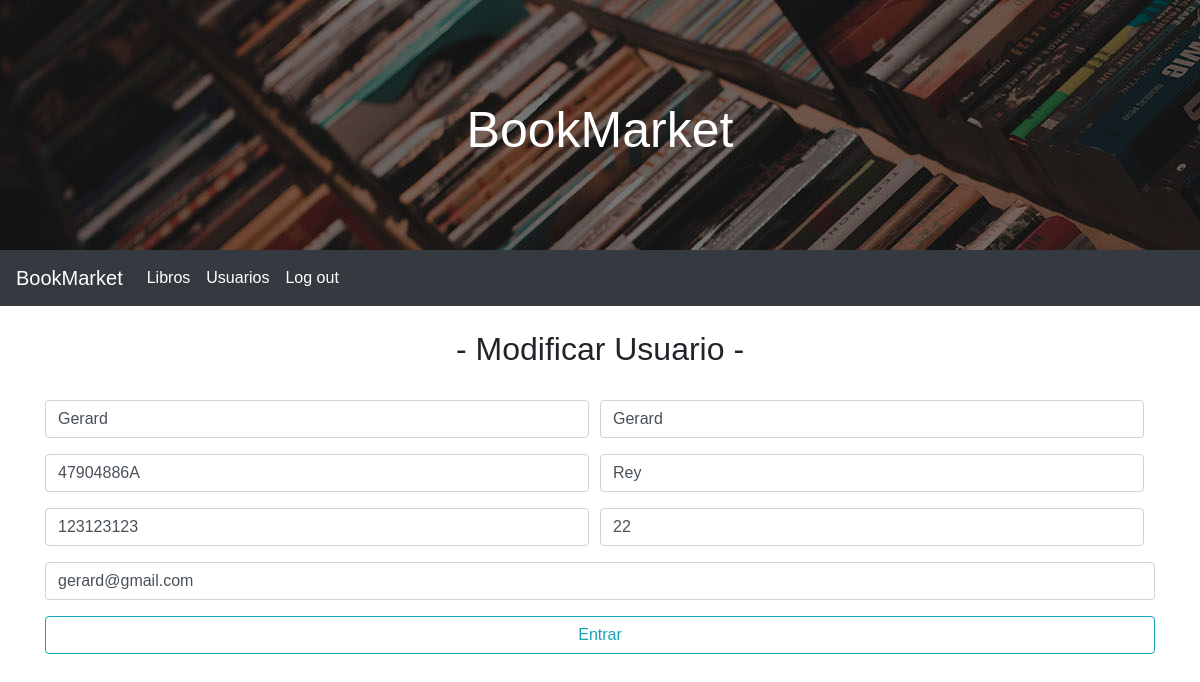
The app's page /administrador/usuarios-administrador/modificar/principal.php?id=16 (signed in) with its own data.
### tables this page shows
CREATE TABLE `usuarios` (
  `id` bigint(20) UNSIGNED NOT NULL,
  `dni` varchar(9) NOT NULL,
  `nombre` varchar(50) NOT NULL,
  `edad` int(2) NOT NULL,
  `correo` varchar(50) NOT NULL,
  `nickname` varchar(15) NOT NULL,
  `passwd` varchar(15) NOT NULL,
  `apellidos` varchar(30) NOT NULL,
  `telefono` int(9) NOT NULL,
  `passwd1` varchar(15) NOT NULL,
  `usuario` tinyint(1) NOT NULL
);

### administrador/usuarios-administrador/modificar/principal.php (called while the page is built)
<?php
require_once("./modificar-usuario-admin.php");
$id=$_GET['id'];
	$objUsuario = new modificar_usuario;
	$objUsuario->llamar_bbdd($id);
?>

### administrador/usuarios-administrador/modificar/modificar-usuario-admin.php (the view, shortened to what this page needs)
<html>
<head>
	<link href="./../../style/admin-style.css" rel="stylesheet" type="text/css">
	<link rel="stylesheet" href="https://stackpath.bootstrapcdn.com/bootstrap/4.3.1/css/bootstrap.min.css"
>
</head>
<body>
	<header class="header">
		<h1 class="h1"> BookMarket </h1>
	</header>
	<nav class="navbar navbar-expand-lg navbar-light bg-dark">
		<a class="navbar-brand text-white" href="./../usuarios-administrador.php">BookMarket</a>
		<div class="collapse navbar-collapse" id="navbarTogglerDemo03">
		  <ul class="navbar-nav mr-auto mt-2 mt-lg-0">
			<li class="nav-item">
				<a class="nav-link text-white" href="./../../libros-administrador/libros-administrador.php">Libros</a>
			</li>
			<li class="nav-item">
				<a class="nav-link text-white" href="./../../usuarios-administrador/usuarios-administrador.php">Usuarios</a>
			</li>
			<li class="nav-item">
				<a class="nav-link text-white" type="button" data-toggle="modal" data-target="#desconexion"
				onclick="funcionAlerta()">Log out</a>
			</li>
		  </ul>
		</div>
	</nav>
	<br>
	<h2 class="text-center">- Modificar Usuario -</h2>
    <br>
    <?php
        class modificar_usuario {
            function llamar_bbdd($id) {
            $servidor = "localhost";
            $usuario_bd = "root";
            $contrasena = "";
            $bd = "test";
            $con = mysqli_connect($servidor, $usuario_bd, $contrasena, $bd);
            if (!$con) {
				die("Con se ha podido realizar la conexión: " . mysqli_connect_error() . "<br>");
            } else {
                mysqli_set_charset($con, "utf8");
            }
            $instruccion = "SELECT * FROM usuarios WHERE id='$id'";
            $resultado = mysqli_query($con, $instruccion);
            while($fila = $resultado->fetch_assoc()) {
                $id = $fila["id"];
                $dni = $fila["dni"];
                $nombre = $fila["nombre"];
                $apellidos = $fila["apellidos"];
                $edad = $fila["edad"];
                $telefono = $fila["telefono"];
                $nickname = $fila["nickname"];
                $correo = $fila["correo"];
            echo "<form action='./principal-modificacion.php?id=$id' method='post' class='container'>
				<div class='col-left'>
					<div class='form-group'>
						<input type='text' class='form-control' id='exampleInputNickname' name='nickname' value='".$nickname."' placeholder='Nickname'>
					</div>
					<div class='form-group'>
						<input type='text' class='form-control' id='exampleInputDni' name='dni' value='".$dni."' placeholder='DNI'>
					</div>
					<div class='form-group'>
						<input type='tel' step='any' class='form-control' id='exampleInputTelefono' name='telefono' value='".$telefono."' placeholder='Telefono'>
					</div>
				</div>
				<div class='col-right'>
					<div class='form-group'>
						<input type='text' class='form-control' id='exampleInputNombre' name='nombre' value='".$nombre."' placeholder='Nombre'>
					</div>
					<div class='form-group'>
						<input type='text' class='form-control' id='exampleInputApellidos' name='apellidos' value='".$apellidos."' placeholder='Apellidos'>
					</div>
					<div class='form-group'>
						<input type='number' class='form-control' id='exampleInputEdad' name='edad' value='".$edad."' placeholder='Edad'>
					</div>
				</div>
				<div class='form-group'>
					<input type='mail' class='form-control' id='exampleInputEmail' name='correo' value='".$correo."' placeholder='Correo'>
				</div>
				<p><button type='submit' class='btn btn-outline-info btn-block'>Entrar</button></p>
            </form>";
            }
        }
    }
    ?>
</body>
</html>

### administrador/style/admin-style.css (style rules this page uses)
* { font-family: 'Arial', Helvetica, Sans-serif; }
.header { background-image: url(./../img/slider.jpg); color:white; height: 250px; text-align: center; }
.h1 { position: relative; padding-top: 100px; text-align: center; font-size: 50px !important; }
.col-left { width: 49%; float:left; margin-right:1%; }
.col-right { width:49%; float:left; }

### records on screen
usuarios: nickname "Gerard", dni "47904886A", telefono "123123123", nombre "Gerard", apellidos "Rey", edad "22", correo "gerard@gmail.com"
